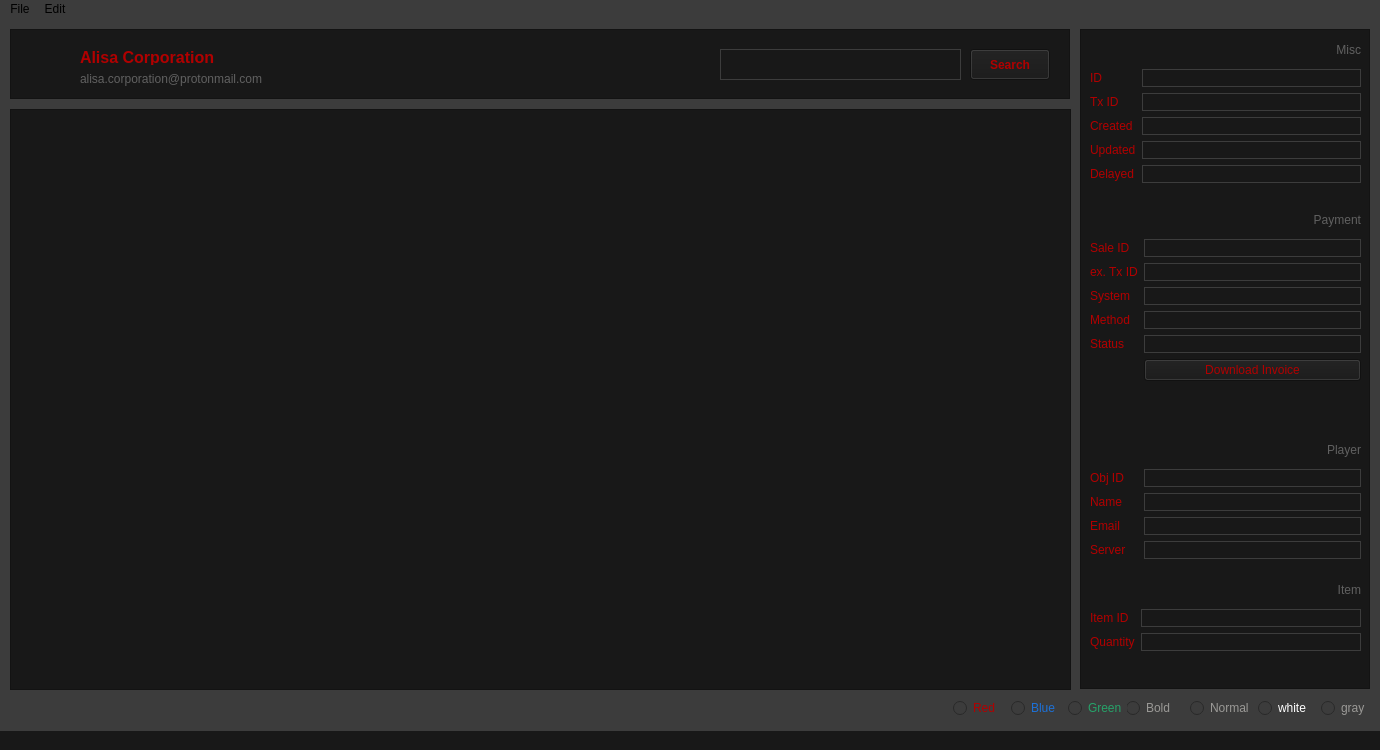
<?xml version="1.0" encoding="UTF-8"?>
<ui version="4.0">
 <class>MainWindow</class>
 <widget class="QMainWindow" name="MainWindow">
  <property name="geometry">
   <rect>
    <x>0</x>
    <y>0</y>
    <width>1380</width>
    <height>750</height>
   </rect>
  </property>
  <property name="sizePolicy">
   <sizepolicy hsizetype="Fixed" vsizetype="Fixed">
    <horstretch>0</horstretch>
    <verstretch>0</verstretch>
   </sizepolicy>
  </property>
  <property name="minimumSize">
   <size>
    <width>1380</width>
    <height>750</height>
   </size>
  </property>
  <property name="maximumSize">
   <size>
    <width>1380</width>
    <height>750</height>
   </size>
  </property>
  <property name="windowTitle">
   <string>Alisa Corporation :: Payment System</string>
  </property>
  <property name="styleSheet">
   <string notr="true">background-color: rgb(60, 60, 60);</string>
  </property>
  <widget class="QWidget" name="centralwidget">
   <widget class="QFrame" name="frame">
    <property name="geometry">
     <rect>
      <x>1080</x>
      <y>10</y>
      <width>290</width>
      <height>660</height>
     </rect>
    </property>
    <property name="styleSheet">
     <string notr="true">background-color: rgb(24,24,24);</string>
    </property>
    <property name="frameShape">
     <enum>QFrame::StyledPanel</enum>
    </property>
    <property name="frameShadow">
     <enum>QFrame::Raised</enum>
    </property>
    <widget class="QWidget" name="formLayoutWidget">
     <property name="geometry">
      <rect>
       <x>10</x>
       <y>40</y>
       <width>271</width>
       <height>136</height>
      </rect>
     </property>
     <layout class="QFormLayout" name="formLayout">
      <item row="0" column="0">
       <widget class="QLabel" name="label_misc_id">
        <property name="styleSheet">
         <string notr="true">color: rgb(177, 0, 0);
font: 900;</string>
        </property>
        <property name="text">
         <string>ID</string>
        </property>
       </widget>
      </item>
      <item row="0" column="1">
       <widget class="QLineEdit" name="input_misc_id">
        <property name="styleSheet">
         <string notr="true">border: 1px solid rgb(60, 60, 60);
color: #666;</string>
        </property>
        <property name="text">
         <string/>
        </property>
        <property name="frame">
         <bool>false</bool>
        </property>
        <property name="readOnly">
         <bool>true</bool>
        </property>
       </widget>
      </item>
      <item row="1" column="0">
       <widget class="QLabel" name="label_misc_txid">
        <property name="styleSheet">
         <string notr="true">color: rgb(177, 0, 0);
font: 900;</string>
        </property>
        <property name="text">
         <string>Tx ID</string>
        </property>
       </widget>
      </item>
      <item row="1" column="1">
       <widget class="QLineEdit" name="input_misc_txid">
        <property name="styleSheet">
         <string notr="true">border: 1px solid rgb(60, 60, 60);
color: #666;</string>
        </property>
        <property name="text">
         <string/>
        </property>
        <property name="readOnly">
         <bool>true</bool>
        </property>
       </widget>
      </item>
      <item row="2" column="0">
       <widget class="QLabel" name="label_misc_created">
        <property name="styleSheet">
         <string notr="true">color: rgb(177, 0, 0);
font: 900;</string>
        </property>
        <property name="text">
         <string>Created</string>
        </property>
       </widget>
      </item>
      <item row="2" column="1">
       <widget class="QLineEdit" name="input_misc_created">
        <property name="styleSheet">
         <string notr="true">border: 1px solid rgb(60, 60, 60);
color: #666;</string>
        </property>
        <property name="text">
         <string/>
        </property>
        <property name="readOnly">
         <bool>true</bool>
        </property>
       </widget>
      </item>
      <item row="3" column="0">
       <widget class="QLabel" name="label_misc_updated">
        <property name="styleSheet">
         <string notr="true">color: rgb(177, 0, 0);
font: 900;</string>
        </property>
        <property name="text">
         <string>Updated</string>
        </property>
       </widget>
      </item>
      <item row="3" column="1">
       <widget class="QLineEdit" name="input_misc_updated">
        <property name="styleSheet">
         <string notr="true">border: 1px solid rgb(60, 60, 60);
color: #666;</string>
        </property>
        <property name="text">
         <string/>
        </property>
        <property name="readOnly">
         <bool>true</bool>
        </property>
       </widget>
      </item>
      <item row="4" column="0">
       <widget class="QLabel" name="label_misc_delayed">
        <property name="styleSheet">
         <string notr="true">color: rgb(177, 0, 0);
font: 900;</string>
        </property>
        <property name="text">
         <string>Delayed</string>
        </property>
       </widget>
      </item>
      <item row="4" column="1">
       <widget class="QLineEdit" name="input_misc_delayed">
        <property name="styleSheet">
         <string notr="true">border: 1px solid rgb(60, 60, 60);
color: #666;</string>
        </property>
        <property name="text">
         <string/>
        </property>
        <property name="readOnly">
         <bool>true</bool>
        </property>
       </widget>
      </item>
     </layout>
    </widget>
    <widget class="QLabel" name="section_label_misc">
     <property name="geometry">
      <rect>
       <x>10</x>
       <y>10</y>
       <width>271</width>
       <height>21</height>
      </rect>
     </property>
     <property name="styleSheet">
      <string notr="true">color: rgb(96, 96, 96);
font: 900;</string>
     </property>
     <property name="text">
      <string>Misc</string>
     </property>
     <property name="alignment">
      <set>Qt::AlignRight|Qt::AlignTrailing|Qt::AlignVCenter</set>
     </property>
    </widget>
    <widget class="QLabel" name="section_label_payment">
     <property name="geometry">
      <rect>
       <x>10</x>
       <y>180</y>
       <width>271</width>
       <height>21</height>
      </rect>
     </property>
     <property name="autoFillBackground">
      <bool>false</bool>
     </property>
     <property name="styleSheet">
      <string notr="true">color: rgb(96, 96, 96);
font: 900;</string>
     </property>
     <property name="text">
      <string>Payment</string>
     </property>
     <property name="alignment">
      <set>Qt::AlignRight|Qt::AlignTrailing|Qt::AlignVCenter</set>
     </property>
    </widget>
    <widget class="QWidget" name="formLayoutWidget_2">
     <property name="geometry">
      <rect>
       <x>10</x>
       <y>210</y>
       <width>271</width>
       <height>181</height>
      </rect>
     </property>
     <layout class="QFormLayout" name="formLayout_2">
      <item row="0" column="0">
       <widget class="QLabel" name="label_payment_sale_id">
        <property name="styleSheet">
         <string notr="true">color: rgb(177, 0, 0);
font: 900;</string>
        </property>
        <property name="text">
         <string>Sale ID</string>
        </property>
       </widget>
      </item>
      <item row="0" column="1">
       <widget class="QLineEdit" name="input_payment_sale_id">
        <property name="styleSheet">
         <string notr="true">border: 1px solid rgb(60, 60, 60);
color: #666;</string>
        </property>
        <property name="readOnly">
         <bool>true</bool>
        </property>
       </widget>
      </item>
      <item row="1" column="0">
       <widget class="QLabel" name="label_payment_ex_txid">
        <property name="styleSheet">
         <string notr="true">color: rgb(177, 0, 0);
font: 900;</string>
        </property>
        <property name="text">
         <string>ex. Tx ID</string>
        </property>
       </widget>
      </item>
      <item row="1" column="1">
       <widget class="QLineEdit" name="input_payment_ex_txid">
        <property name="styleSheet">
         <string notr="true">border: 1px solid rgb(60, 60, 60);
color: #666;</string>
        </property>
        <property name="readOnly">
         <bool>true</bool>
        </property>
       </widget>
      </item>
      <item row="2" column="0">
       <widget class="QLabel" name="label_payment_system">
        <property name="styleSheet">
         <string notr="true">color: rgb(177, 0, 0);
font: 900;</string>
        </property>
        <property name="text">
         <string>System</string>
        </property>
       </widget>
      </item>
      <item row="2" column="1">
       <widget class="QLineEdit" name="input_payment_system">
        <property name="styleSheet">
         <string notr="true">border: 1px solid rgb(60, 60, 60);
color: #666;</string>
        </property>
        <property name="readOnly">
         <bool>true</bool>
        </property>
       </widget>
      </item>
      <item row="3" column="0">
       <widget class="QLabel" name="label_payment_method">
        <property name="styleSheet">
         <string notr="true">color: rgb(177, 0, 0);
font: 900;</string>
        </property>
        <property name="text">
         <string>Method</string>
        </property>
       </widget>
      </item>
      <item row="3" column="1">
       <widget class="QLineEdit" name="input_payment_method">
        <property name="styleSheet">
         <string notr="true">border: 1px solid rgb(60, 60, 60);
color: #666;</string>
        </property>
        <property name="readOnly">
         <bool>true</bool>
        </property>
       </widget>
      </item>
      <item row="4" column="0">
       <widget class="QLabel" name="label_payment_status">
        <property name="styleSheet">
         <string notr="true">color: rgb(177, 0, 0);
font: 900;</string>
        </property>
        <property name="text">
         <string>Status</string>
        </property>
       </widget>
      </item>
      <item row="4" column="1">
       <widget class="QLineEdit" name="input_payment_status">
        <property name="styleSheet">
         <string notr="true">border: 1px solid rgb(60, 60, 60);
color: #666;</string>
        </property>
        <property name="readOnly">
         <bool>true</bool>
        </property>
       </widget>
      </item>
      <item row="5" column="1">
       <widget class="QPushButton" name="button_download_invoice">
        <property name="styleSheet">
         <string notr="true">color: rgb(177, 0, 0);
font: 900;</string>
        </property>
        <property name="text">
         <string>Download Invoice</string>
        </property>
       </widget>
      </item>
     </layout>
    </widget>
    <widget class="QWidget" name="formLayoutWidget_3">
     <property name="geometry">
      <rect>
       <x>10</x>
       <y>440</y>
       <width>271</width>
       <height>108</height>
      </rect>
     </property>
     <layout class="QFormLayout" name="formLayout_3">
      <item row="0" column="0">
       <widget class="QLabel" name="label_player_obj_id">
        <property name="styleSheet">
         <string notr="true">color: rgb(177, 0, 0);
font: 900;</string>
        </property>
        <property name="text">
         <string>Obj ID    </string>
        </property>
       </widget>
      </item>
      <item row="0" column="1">
       <widget class="QLineEdit" name="input_player_obj_id">
        <property name="styleSheet">
         <string notr="true">border: 1px solid rgb(60, 60, 60);
color: #666;</string>
        </property>
        <property name="readOnly">
         <bool>true</bool>
        </property>
       </widget>
      </item>
      <item row="1" column="0">
       <widget class="QLabel" name="label_player_name">
        <property name="styleSheet">
         <string notr="true">color: rgb(177, 0, 0);
font: 900;</string>
        </property>
        <property name="text">
         <string>Name</string>
        </property>
       </widget>
      </item>
      <item row="1" column="1">
       <widget class="QLineEdit" name="input_player_name">
        <property name="styleSheet">
         <string notr="true">border: 1px solid rgb(60, 60, 60);
color: #666;</string>
        </property>
        <property name="readOnly">
         <bool>true</bool>
        </property>
       </widget>
      </item>
      <item row="2" column="0">
       <widget class="QLabel" name="label_player_email">
        <property name="styleSheet">
         <string notr="true">color: rgb(177, 0, 0);
font: 900;</string>
        </property>
        <property name="text">
         <string>Email</string>
        </property>
       </widget>
      </item>
      <item row="2" column="1">
       <widget class="QLineEdit" name="input_player_email">
        <property name="styleSheet">
         <string notr="true">border: 1px solid rgb(60, 60, 60);
color: #666;</string>
        </property>
        <property name="readOnly">
         <bool>true</bool>
        </property>
       </widget>
      </item>
      <item row="3" column="0">
       <widget class="QLabel" name="label_player_server">
        <property name="styleSheet">
         <string notr="true">color: rgb(177, 0, 0);
font: 900;</string>
        </property>
        <property name="text">
         <string>Server</string>
        </property>
       </widget>
      </item>
      <item row="3" column="1">
       <widget class="QLineEdit" name="input_player_server">
        <property name="styleSheet">
         <string notr="true">border: 1px solid rgb(60, 60, 60);
color: #666;</string>
        </property>
        <property name="readOnly">
         <bool>true</bool>
        </property>
       </widget>
      </item>
     </layout>
    </widget>
    <widget class="QWidget" name="formLayoutWidget_4">
     <property name="geometry">
      <rect>
       <x>10</x>
       <y>580</y>
       <width>271</width>
       <height>71</height>
      </rect>
     </property>
     <layout class="QFormLayout" name="formLayout_4">
      <item row="0" column="0">
       <widget class="QLabel" name="label_item_id">
        <property name="styleSheet">
         <string notr="true">color: rgb(177, 0, 0);
font: 900;</string>
        </property>
        <property name="text">
         <string>Item ID</string>
        </property>
       </widget>
      </item>
      <item row="0" column="1">
       <widget class="QLineEdit" name="input_item_id">
        <property name="styleSheet">
         <string notr="true">border: 1px solid rgb(60, 60, 60);
color: #666;</string>
        </property>
        <property name="readOnly">
         <bool>true</bool>
        </property>
       </widget>
      </item>
      <item row="1" column="0">
       <widget class="QLabel" name="label_item_quantity">
        <property name="styleSheet">
         <string notr="true">color: rgb(177, 0, 0);
font: 900;</string>
        </property>
        <property name="text">
         <string>Quantity</string>
        </property>
       </widget>
      </item>
      <item row="1" column="1">
       <widget class="QLineEdit" name="input_item_quantity">
        <property name="styleSheet">
         <string notr="true">border: 1px solid rgb(60, 60, 60);
color: #666;</string>
        </property>
        <property name="readOnly">
         <bool>true</bool>
        </property>
       </widget>
      </item>
     </layout>
    </widget>
    <widget class="QLabel" name="section_label_item">
     <property name="geometry">
      <rect>
       <x>10</x>
       <y>550</y>
       <width>271</width>
       <height>21</height>
      </rect>
     </property>
     <property name="styleSheet">
      <string notr="true">color: rgb(96, 96, 96);
font: 900;</string>
     </property>
     <property name="text">
      <string>Item</string>
     </property>
     <property name="alignment">
      <set>Qt::AlignRight|Qt::AlignTrailing|Qt::AlignVCenter</set>
     </property>
    </widget>
    <widget class="QLabel" name="section_label_player">
     <property name="geometry">
      <rect>
       <x>10</x>
       <y>410</y>
       <width>271</width>
       <height>21</height>
      </rect>
     </property>
     <property name="styleSheet">
      <string notr="true">color: rgb(96, 96, 96);
font: 900;</string>
     </property>
     <property name="text">
      <string>Player</string>
     </property>
     <property name="alignment">
      <set>Qt::AlignRight|Qt::AlignTrailing|Qt::AlignVCenter</set>
     </property>
    </widget>
   </widget>
   <widget class="QFrame" name="frame_3">
    <property name="geometry">
     <rect>
      <x>10</x>
      <y>10</y>
      <width>1060</width>
      <height>70</height>
     </rect>
    </property>
    <property name="styleSheet">
     <string notr="true">background-color: rgb(24,24,24);</string>
    </property>
    <property name="frameShape">
     <enum>QFrame::StyledPanel</enum>
    </property>
    <property name="frameShadow">
     <enum>QFrame::Plain</enum>
    </property>
    <widget class="QLineEdit" name="input_search">
     <property name="geometry">
      <rect>
       <x>710</x>
       <y>20</y>
       <width>241</width>
       <height>31</height>
      </rect>
     </property>
     <property name="styleSheet">
      <string notr="true">border: 1px solid rgb(60, 60, 60);
color: rgb(98, 98, 98);</string>
     </property>
     <property name="frame">
      <bool>false</bool>
     </property>
    </widget>
    <widget class="QPushButton" name="button_search">
     <property name="geometry">
      <rect>
       <x>960</x>
       <y>20</y>
       <width>80</width>
       <height>31</height>
      </rect>
     </property>
     <property name="font">
      <font>
       <italic>false</italic>
       <bold>true</bold>
       <kerning>true</kerning>
      </font>
     </property>
     <property name="styleSheet">
      <string notr="true">color: rgb(177, 0, 0);
font: 900;</string>
     </property>
     <property name="text">
      <string>Search</string>
     </property>
     <property name="autoDefault">
      <bool>false</bool>
     </property>
     <property name="default">
      <bool>false</bool>
     </property>
     <property name="flat">
      <bool>false</bool>
     </property>
    </widget>
    <widget class="QLabel" name="label_dev_company">
     <property name="geometry">
      <rect>
       <x>70</x>
       <y>20</y>
       <width>141</width>
       <height>16</height>
      </rect>
     </property>
     <property name="font">
      <font>
       <pointsize>12</pointsize>
       <bold>true</bold>
      </font>
     </property>
     <property name="styleSheet">
      <string notr="true">color: rgb(177, 0, 0);</string>
     </property>
     <property name="text">
      <string>Alisa Corporation</string>
     </property>
    </widget>
    <widget class="QLabel" name="label_dev_email">
     <property name="geometry">
      <rect>
       <x>70</x>
       <y>40</y>
       <width>221</width>
       <height>20</height>
      </rect>
     </property>
     <property name="styleSheet">
      <string notr="true">color: rgb(96, 96, 96);</string>
     </property>
     <property name="text">
      <string>alisa.corporation@protonmail.com</string>
     </property>
    </widget>
    <widget class="QLabel" name="logo">
     <property name="geometry">
      <rect>
       <x>10</x>
       <y>10</y>
       <width>51</width>
       <height>51</height>
      </rect>
     </property>
     <property name="text">
      <string/>
     </property>
     <property name="pixmap">
      <pixmap>../../Pictures/alisa_corporation/logo.png</pixmap>
     </property>
     <property name="scaledContents">
      <bool>true</bool>
     </property>
    </widget>
   </widget>
   <widget class="QFrame" name="frame_2">
    <property name="geometry">
     <rect>
      <x>10</x>
      <y>90</y>
      <width>1061</width>
      <height>581</height>
     </rect>
    </property>
    <property name="styleSheet">
     <string notr="true">background-color: rgb(24,24,24);</string>
    </property>
    <property name="frameShape">
     <enum>QFrame::StyledPanel</enum>
    </property>
    <property name="frameShadow">
     <enum>QFrame::Raised</enum>
    </property>
    <widget class="QWidget" name="gridLayoutWidget">
     <property name="geometry">
      <rect>
       <x>0</x>
       <y>0</y>
       <width>1061</width>
       <height>581</height>
      </rect>
     </property>
     <layout class="QGridLayout" name="gridLayout">
      <item row="0" column="0">
       <widget class="QTableView" name="payment_table">
        <property name="styleSheet">
         <string notr="true"/>
        </property>
        <property name="frameShape">
         <enum>QFrame::StyledPanel</enum>
        </property>
        <property name="frameShadow">
         <enum>QFrame::Sunken</enum>
        </property>
        <property name="alternatingRowColors">
         <bool>false</bool>
        </property>
        <property name="gridStyle">
         <enum>Qt::SolidLine</enum>
        </property>
        <property name="sortingEnabled">
         <bool>false</bool>
        </property>
        <attribute name="horizontalHeaderStretchLastSection">
         <bool>true</bool>
        </attribute>
       </widget>
      </item>
     </layout>
    </widget>
   </widget>
   <widget class="QWidget" name="layoutWidget">
    <property name="geometry">
     <rect>
      <x>953</x>
      <y>673</y>
      <width>174</width>
      <height>32</height>
     </rect>
    </property>
    <layout class="QHBoxLayout" name="cfg_font_color">
     <property name="spacing">
      <number>0</number>
     </property>
     <property name="topMargin">
      <number>0</number>
     </property>
     <property name="bottomMargin">
      <number>0</number>
     </property>
     <item>
      <widget class="QRadioButton" name="theme_radio_red">
       <property name="styleSheet">
        <string notr="true">color: rgb(177, 0, 0);
font: 900;</string>
       </property>
       <property name="text">
        <string>Red</string>
       </property>
      </widget>
     </item>
     <item>
      <widget class="QRadioButton" name="theme_radio_blue">
       <property name="styleSheet">
        <string notr="true">color: rgb(28, 113, 216);
font: 900;</string>
       </property>
       <property name="text">
        <string>Blue</string>
       </property>
      </widget>
     </item>
     <item>
      <widget class="QRadioButton" name="theme_radio_green">
       <property name="styleSheet">
        <string notr="true">color: rgb(38, 162, 105);
font: 900;</string>
       </property>
       <property name="text">
        <string>Green</string>
       </property>
      </widget>
     </item>
    </layout>
   </widget>
   <widget class="QWidget" name="layoutWidget">
    <property name="geometry">
     <rect>
      <x>1126</x>
      <y>673</y>
      <width>128</width>
      <height>32</height>
     </rect>
    </property>
    <layout class="QHBoxLayout" name="cfg_font_weight">
     <property name="spacing">
      <number>0</number>
     </property>
     <item>
      <widget class="QRadioButton" name="theme_font_weight_bold">
       <property name="styleSheet">
        <string notr="true">color: rgb(154, 153, 150);
font: 900;</string>
       </property>
       <property name="text">
        <string>Bold</string>
       </property>
      </widget>
     </item>
     <item>
      <widget class="QRadioButton" name="theme_font_weight_normal">
       <property name="styleSheet">
        <string notr="true">color: rgb(154, 153, 150);</string>
       </property>
       <property name="text">
        <string>Normal</string>
       </property>
      </widget>
     </item>
    </layout>
   </widget>
   <widget class="QWidget" name="layoutWidget">
    <property name="geometry">
     <rect>
      <x>1258</x>
      <y>673</y>
      <width>119</width>
      <height>32</height>
     </rect>
    </property>
    <layout class="QHBoxLayout" name="cfg_font_color_2">
     <item>
      <widget class="QRadioButton" name="theme_font_color_white">
       <property name="styleSheet">
        <string notr="true">color: rgb(255, 255, 255);</string>
       </property>
       <property name="text">
        <string>white</string>
       </property>
      </widget>
     </item>
     <item>
      <widget class="QRadioButton" name="theme_font_color_gray">
       <property name="styleSheet">
        <string notr="true">color: rgb(154, 153, 150);</string>
       </property>
       <property name="text">
        <string>gray</string>
       </property>
      </widget>
     </item>
    </layout>
   </widget>
   <zorder>layoutWidget</zorder>
   <zorder>frame_3</zorder>
   <zorder>frame</zorder>
   <zorder>frame_2</zorder>
   <zorder>layoutWidget</zorder>
   <zorder>layoutWidget</zorder>
  </widget>
  <widget class="QMenuBar" name="menubar">
   <property name="geometry">
    <rect>
     <x>0</x>
     <y>0</y>
     <width>1380</width>
     <height>23</height>
    </rect>
   </property>
   <widget class="QMenu" name="menuFile">
    <property name="title">
     <string>File</string>
    </property>
    <addaction name="actionExit"/>
   </widget>
   <widget class="QMenu" name="menuEdit">
    <property name="title">
     <string>Edit</string>
    </property>
    <addaction name="actionCopy_selection"/>
   </widget>
   <addaction name="menuFile"/>
   <addaction name="menuEdit"/>
  </widget>
  <widget class="QStatusBar" name="statusBar">
   <property name="styleSheet">
    <string notr="true">background-color: rgb(24,24,24);
color: rgb(96,96,96);</string>
   </property>
   <property name="sizeGripEnabled">
    <bool>false</bool>
   </property>
  </widget>
  <action name="actionCopy_selection">
   <property name="text">
    <string>Copy selection</string>
   </property>
  </action>
  <action name="actionExit">
   <property name="text">
    <string>Exit</string>
   </property>
  </action>
 </widget>
 <resources/>
 <connections/>
</ui>
